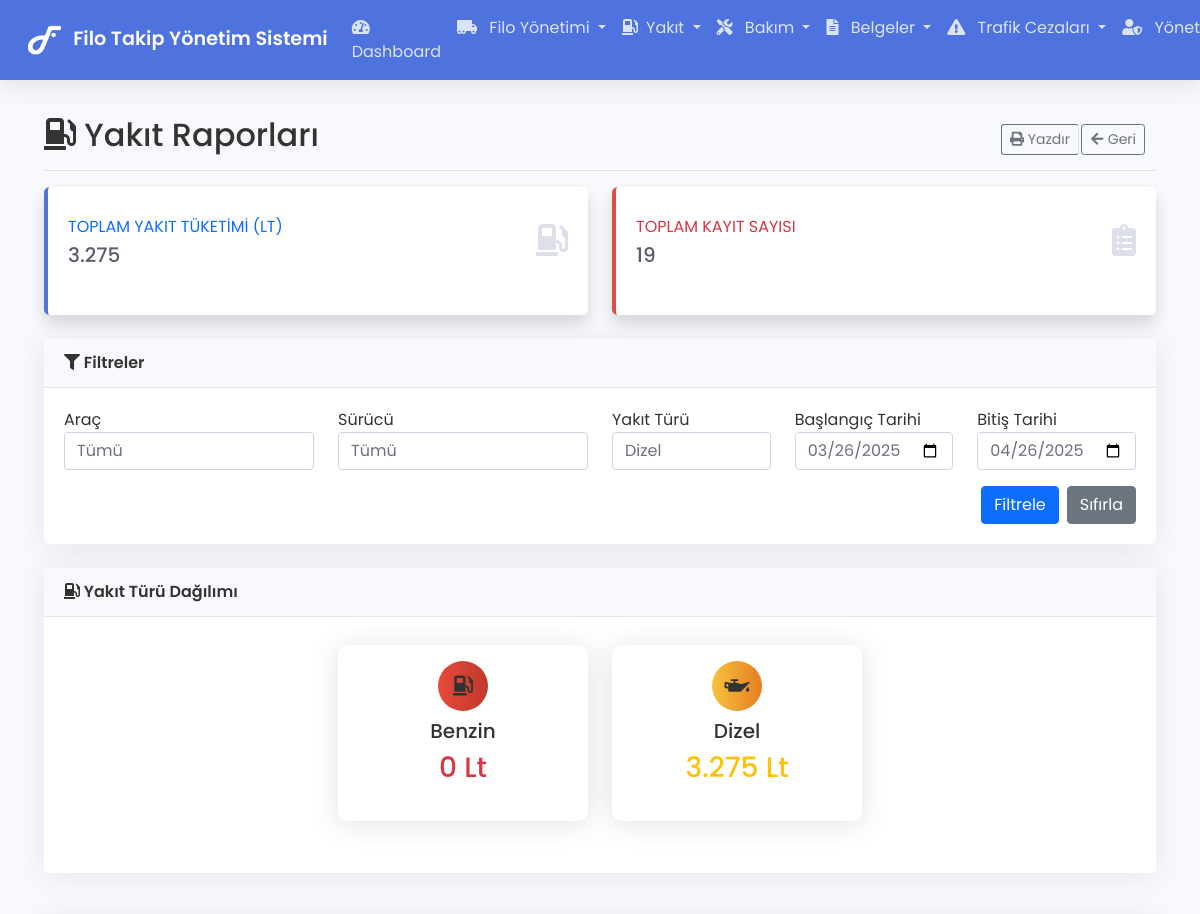
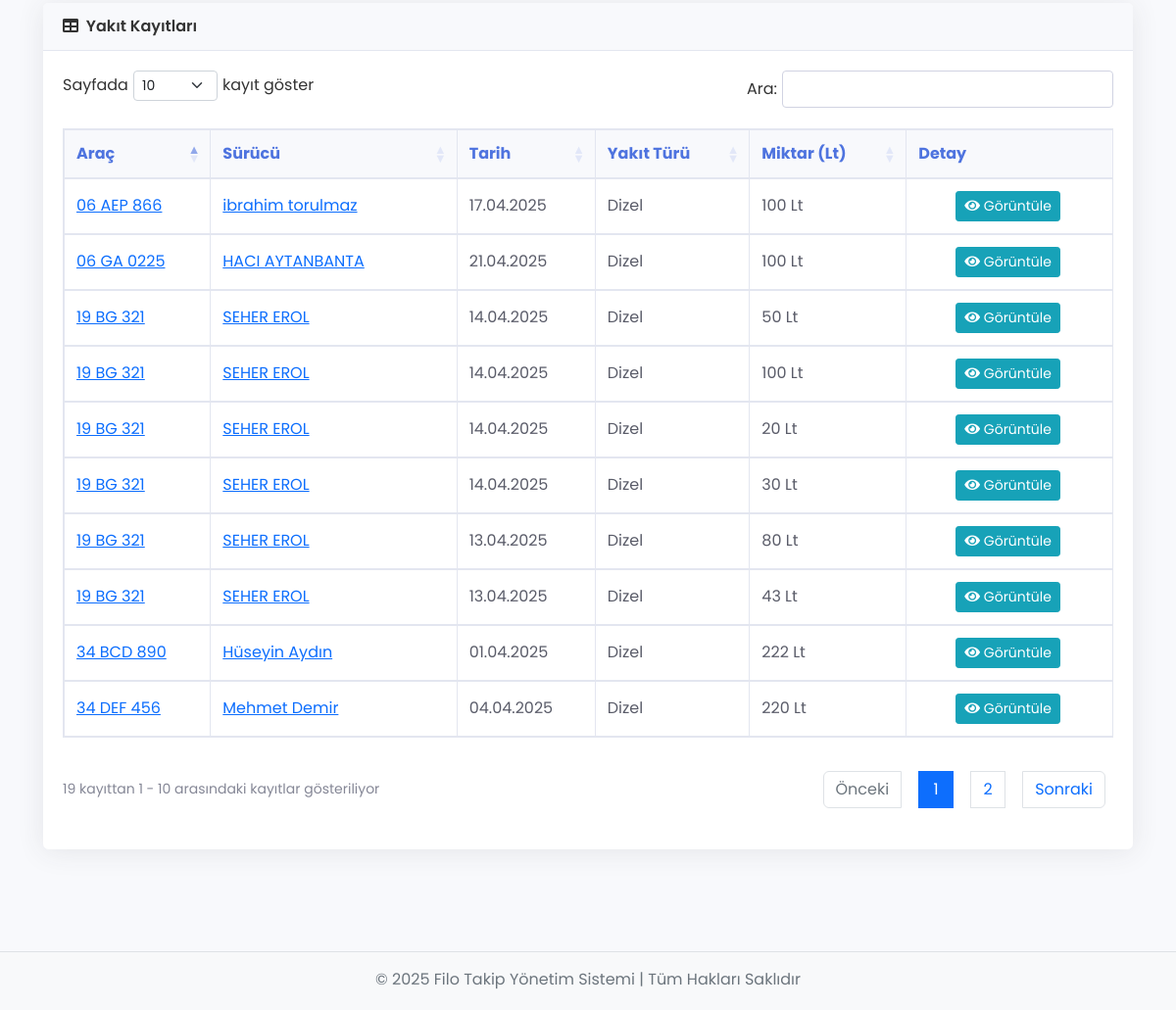
Screenshot of /reports/fuel (signed in) with the database file from the repository (2 pictures, top to bottom).
### tables this page shows
CREATE TABLE `fuel_records` (
  `id` int(11) NOT NULL,
  `vehicle_id` int(11) NOT NULL,
  `driver_id` int(11) DEFAULT NULL,
  `tank_id` int(11) NOT NULL,
  `dispenser_id` int(11) DEFAULT NULL,
  `fuel_type` enum('Benzin','Dizel') NOT NULL,
  `amount` decimal(10,2) NOT NULL COMMENT 'Litre',
  `km_reading` int(11) DEFAULT NULL COMMENT 'Kilometre',
  `hour_reading` decimal(10,2) DEFAULT NULL COMMENT 'Çalışma Saati',
  `date` date NOT NULL,
  `notes` text DEFAULT NULL,
  `created_at` timestamp NOT NULL DEFAULT current_timestamp(),
  `created_by` int(11) NOT NULL
);

CREATE TABLE `vehicles` (
  `id` int(11) NOT NULL,
  `plate_number` varchar(20) NOT NULL,
  `brand` varchar(100) NOT NULL,
  `model` varchar(100) NOT NULL,
  `year` int(11) DEFAULT NULL,
  `company_id` int(11) DEFAULT NULL,
  `vehicle_type` enum('Otomobil','Kamyonet','Damperli Kamyon','Istıcı Kazan','Beton Santrali','Silindir','Loder','Bekoloder','Ekskavatör','Akaryakıt Tankı','Yağlama ve Bakım','Mikserler','Çekici','Arazöz','Mobil Beton Pompası','Jeneratör') NOT NULL,
  `status` enum('Aktif','Pasif','Bakımda') NOT NULL DEFAULT 'Aktif',
  `created_at` timestamp NOT NULL DEFAULT current_timestamp(),
  `order_number` varchar(50) DEFAULT NULL,
  `equipment_number` varchar(50) DEFAULT NULL,
  `fixed_asset_number` varchar(50) DEFAULT NULL,
  `cost_center` varchar(100) DEFAULT NULL,
  `production_site` varchar(100) DEFAULT NULL,
  `inspection_date` date DEFAULT NULL,
  `traffic_insurance_agency` varchar(100) DEFAULT NULL,
  `traffic_insurance_date` date DEFAULT NULL,
  `casco_insurance_agency` varchar(100) DEFAULT NULL,
  `casco_insurance_date` date DEFAULT NULL,
  `work_site` varchar(100) DEFAULT NULL,
  `initial_km` int(11) DEFAULT NULL COMMENT 'Aracın sisteme giriş km bilgisi',
  `initial_hours` decimal(10,2) DEFAULT NULL COMMENT 'Aracın sisteme giriş çalışma saati',
  `current_km` int(11) DEFAULT NULL COMMENT 'Aracın mevcut kilometre bilgisi',
  `current_hours` decimal(10,2) DEFAULT NULL COMMENT 'Aracın mevcut çalışma saati'
);

### app/views/reports/fuel.php (the view, shortened to what the rows shown need)
<?php require APPROOT . '/views/inc/header.php'; ?>
<div class="container-fluid">
    <div class="d-flex justify-content-between flex-wrap flex-md-nowrap align-items-center pt-3 pb-2 mb-3 border-bottom">
        <h1 class="h2"><i class="fas fa-gas-pump"></i> Yakıt Raporları</h1>
    </div>
    <div class="card mb-4">
        <div class="card-body">
            <div class="table-responsive">
                <table class="table table-hover table-bordered data-table" id="dataTable" width="100%" cellspacing="0">
                    <thead>
                        <tr>
                            <th>Araç</th>
                            <th>Sürücü</th>
                            <th>Tarih</th>
                            <th>Yakıt Türü</th>
                            <th>Miktar (Lt)</th>
                            <th>Detay</th>
                        </tr>
                    </thead>
                    <tbody>
                        <?php foreach($data['fuelRecords'] as $record) : ?>
                            <tr>
                                <td>
                                    <a href="<?php echo URLROOT; ?>/vehicles/show/<?php echo $record->vehicle_id; ?>">
                                        <?php echo $record->plate_number; ?>
                                    </a>
                                </td>
                                <td>
                                    <?php if(!empty($record->driver_id)): ?>
                                    <a href="<?php echo URLROOT; ?>/drivers/show/<?php echo $record->driver_id; ?>">
                                        <?php echo $record->driver_name; ?>
                                    </a>
                                    <?php else: ?>
                                    <span class="text-muted">Belirtilmemiş</span>
                                    <?php endif; ?>
                                </td>
                                <td><?php echo date('d.m.Y', strtotime($record->date)); ?></td>
                                <td><?php echo $record->fuel_type; ?></td>
                                <td><?php echo number_format($record->amount, 0, ',', '.'); ?> Lt</td>
                                <td class="text-center">
                                    <a href="<?php echo URLROOT; ?>/fuel/show/<?php echo $record->id; ?>" class="btn btn-sm btn-info">
                                        <i class="fas fa-eye"></i> Görüntüle
                                    </a>
                                </td>
                            </tr>
                        <?php endforeach; ?>
                    </tbody>
                </table>
            </div>
        </div>
    </div>
</div>
<?php require APPROOT . '/views/inc/footer.php'; ?>

### rows the page displays
fuel_records: vehicle.plate_number "06 GA 0225", driver_name "HACI AYTANBANTA", date "21.04.2025", fuel_type "Dizel", amount "100"
fuel_records: vehicle.plate_number "06 AEP 866", driver_name "ibrahim torulmaz", date "17.04.2025", fuel_type "Dizel", amount "100"
fuel_records: vehicle.plate_number "19 BG 321", driver_name "SEHER EROL", date "14.04.2025", fuel_type "Dizel", amount "50"
fuel_records: vehicle.plate_number "19 BG 321", driver_name "SEHER EROL", date "14.04.2025", fuel_type "Dizel", amount "100"
fuel_records: vehicle.plate_number "19 BG 321", driver_name "SEHER EROL", date "14.04.2025", fuel_type "Dizel", amount "20"
fuel_records: vehicle.plate_number "19 BG 321", driver_name "SEHER EROL", date "14.04.2025", fuel_type "Dizel", amount "30"
fuel_records: vehicle.plate_number "19 BG 321", driver_name "SEHER EROL", date "13.04.2025", fuel_type "Dizel", amount "80"
fuel_records: vehicle.plate_number "19 BG 321", driver_name "SEHER EROL", date "13.04.2025", fuel_type "Dizel", amount "43"
fuel_records: vehicle.plate_number "34 DEF 456", driver_name "Mehmet Demir", date "04.04.2025", fuel_type "Dizel", amount "220"
fuel_records: vehicle.plate_number "34 BCD 890", driver_name "Hüseyin Aydın", date "01.04.2025", fuel_type "Dizel", amount "222"

### other values shown
SITENAME "Filo Takip Yönetim Sistemi"
$data['fuelStats']->total_fuel "3.275"
$data['fuelStats']->record_count "19"
$type->fuel_type "Benzin"
$type->total_liters "0"
$type->fuel_type "Dizel"
$type->total_liters "3.275"
